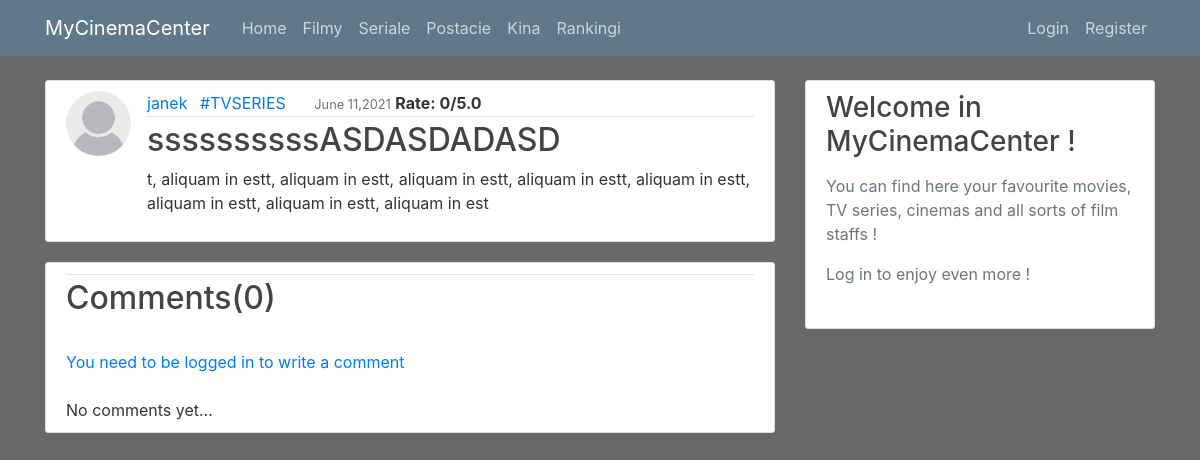
/news/3/, run on the app's committed database.
### mycinema/models.py (models this page shows, shortened)
class CommonInfo(models.Model):
    class Meta:
        abstract = True
    short_description = models.CharField(max_length=100, default="")
    main_description = models.TextField(blank=True)
    total_rating = models.FloatField(default=0)
    is_accepted = models.BooleanField(default=False)
    author = models.ForeignKey(User, on_delete=models.RESTRICT, related_name='%(app_label)s_%(class)sauthor')
    moderator = models.CharField(max_length=50, default="-")
    opinion_counter = models.IntegerField(default=0)
    subscribed_by = models.ManyToManyField(User, related_name='%(app_label)s_%(class)subscriptions')
    def get_total_rate(self):
        total_rating = 0
        iterator = 0
        for op in self.opinions.all():
            total_rating = total_rating + op.rating
            iterator = iterator + 1
        if iterator != 0:
            return total_rating / iterator
        else:
            return 0

class News(CommonInfo):
    title = models.CharField(max_length=100)
    category = models.CharField(max_length=50, null=True, choices=CATEGORY)
    date_posted = models.DateTimeField(default=timezone.now)

### users/models.py (models this page shows, shortened)
class Profile(models.Model):
    user = models.OneToOneField(User, on_delete=models.CASCADE)
    image = models.ImageField(default='default.jpg', upload_to='profile_pics')

### mycinema/views.py (the view, shortened to what this page needs)
# urls.py: path('news/<int:pk>/', PostDetailView.as_view(), name='news-detail'),
class PostDetailView(DetailView):
    model = News

### mycinema/templates/mycinema/news_detail.html (shortened to what this page needs)
{% extends "mycinema/base.html" %}
{% block content %}
    <article class="media content-section">
        <img class="rounded-circle article-img" src="{{ object.author.profile.image.url }}">
        <div class="media-body">
            <div class="article-metadata">
                <a class="mr-2" href="#">{{ object.author }}</a>
                <a class="mr-4" href="#">#{{ object.category }}</a>
                <small class="text-muted">{{ object.date_posted|date:"F d,Y" }}</small>
                <strong>Rate: {{ object.get_total_rate }}/5.0</strong>
            </div>
            <h2 class="article-title">{{ object.title }}</h2>
            <p class="article-content">{{ object.main_description }}</p>
        </div>
    </article>
    {% include "mycinema/display_opinions.html" with OBJ=news URL="opinion-create" %}
{% endblock content %}

### mycinema/templates/mycinema/display_opinions.html (shortened to what this page needs)
<article class="media content-section">
    <div class="media-body">
        <div class="article-metadata">
        </div>
        <h2> Comments({{ OBJ.opinions.count }}) </h2>
        {% if user.is_authenticated %}
            <a href="{% url URL object.id %}"> Add comment</a>
        {% else %}
            <a href="#"> You need to be logged in to write a comment </a>
        {% endif %}
        {% if not OBJ.opinions.all %}
            No comments yet...
        {% endif %}
    </div>
</article>

### mycinema/static/mycinema/main.css (style rules this page uses)
body { background: #696969; color: #333333; margin-top: 5rem; }
h1, h2, h3, h4, h5, h6 { color: #444444; }
.content-section { background: #ffffff; padding: 10px 20px; border: 1px solid #dddddd; border-radius: 3px; margin-bottom: 20px; }
.article-title { color: #444444; }
.article-content { white-space: pre-line; }
.article-img { height: 65px; width: 65px; margin-right: 16px; }
.article-metadata { padding-bottom: 1px; margin-bottom: 4px; border-bottom: 1px solid #e3e3e3 }

### data on the page
News: author.profile.image (placeholder picture), author "janek", category "TVSERIES", date_posted "June 11,2021", get_total_rate "0", title "ssssssssssASDASDADASD", main_description "t, aliquam in estt, aliquam in estt, aliquam in estt, aliquam in estt, aliquam in estt, aliquam in estt, aliquam in estt, aliquam in est", opinions.count "0"
